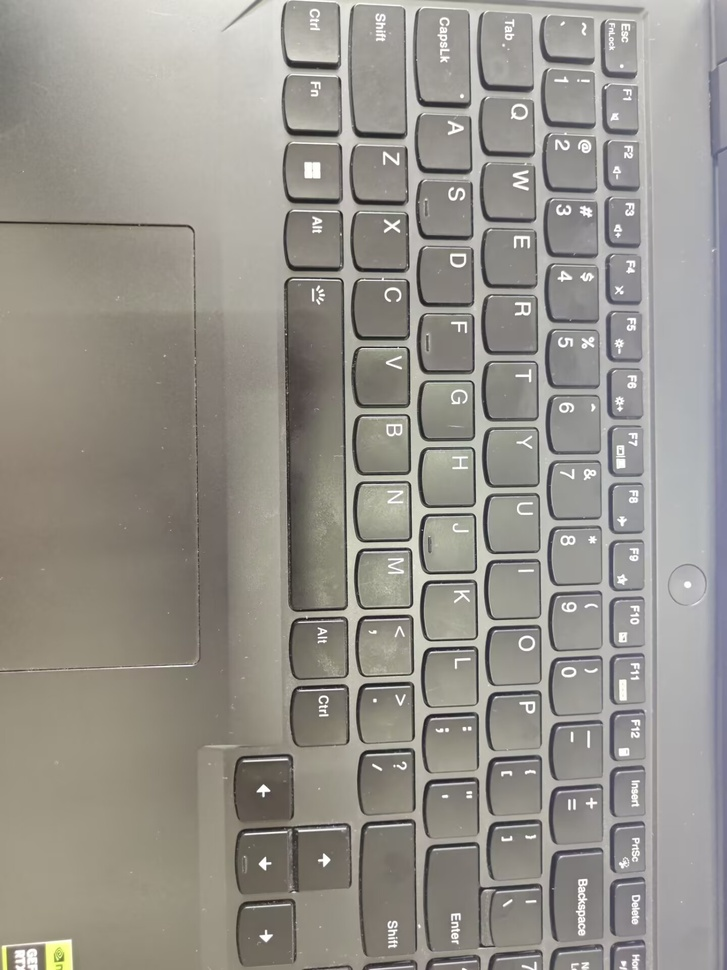
#> input picture data/selected/keyboard_0009.jpg, 727 x 970 px, shrunk from 1440 x 1920 before the run
$ python -i auto_annotate.py   (imports and definitions only)
#> lines starting #> are read from the running program, lines starting #| are printed output that depends on the picture; after the words box and inside, x2 and y2 are one past the last pixel; in counts of white or black regions, pixels touching at a corner belong together
"""Auto-annotate keyboard images using contour detection."""

from __future__ import annotations

import argparse
import sys
from pathlib import Path

import cv2
import numpy as np

ROOT = Path(__file__).resolve().parents[1]
sys.path.insert(0, str(ROOT / "code"))
from common import IMAGE_EXTENSIONS, LABELS_DIR, SELECTED_DIR, RAW_DIR, ensure_dir  # type: ignore[reportMissingImports]


def parse_args() -> argparse.Namespace:
    parser = argparse.ArgumentParser(description="Auto-annotate keyboard images.")
    parser.add_argument("--source", type=str, default="data/raw", help="Source image folder.")
    parser.add_argument("--visualize", action="store_true", help="Show detection results.")
    return parser.parse_args()


def classify_key(bbox, row_idx, col_idx, rows, cols_in_row):
    """Map a key position to class_id based on standard row/col."""
    # QWERTY layout rows with key counts
    row_key_counts = [12, 12, 10, 9, 5]
    if row_idx >= len(row_key_counts):
        row_idx = len(row_key_counts) - 1
    offset = sum(row_key_counts[:row_idx])
    if col_idx < row_key_counts[row_idx]:
        return offset + col_idx
    return offset + min(col_idx, row_key_counts[row_idx] - 1)


def detect_keys(image_path):
    """Detect key regions in a keyboard image."""
#> called with image_path = '../data/selected/keyboard_0009.jpg'
    img = cv2.imdecode(np.fromfile(str(image_path), dtype=np.uint8), cv2.IMREAD_COLOR)
#> img is the input picture: shape (970, 727, 3); mean B, G, R 140.1, 147.2, 150.6
    if img is None:
        print(f"  [!] Cannot read {image_path}")
        return []

    h, w = img.shape[:2]
#> h = 970; w = 727

    # Preprocess
    gray = cv2.cvtColor(img, cv2.COLOR_BGR2GRAY)
    blurred = cv2.GaussianBlur(gray, (5, 5), 0)

    # Adaptive threshold for varying lighting
    thresh = cv2.adaptiveThreshold(
        blurred, 255, cv2.ADAPTIVE_THRESH_GAUSSIAN_C,
        cv2.THRESH_BINARY_INV, 35, 8
    )
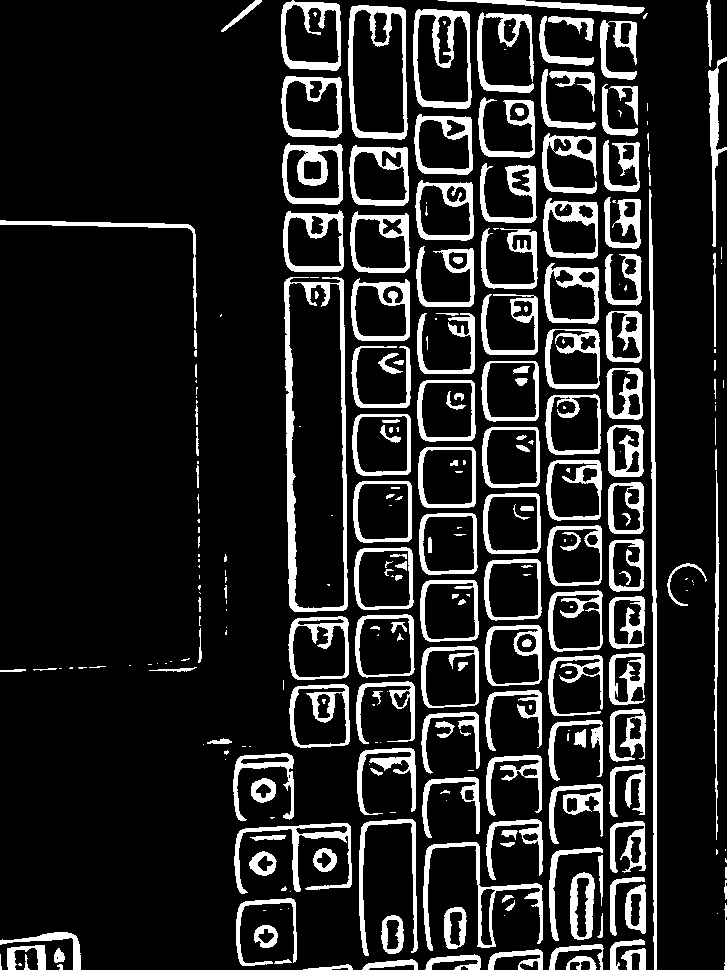
#> thresh: shape (970, 727); 15% white; 303 white regions (118 under 20 px), largest, box (x1, y1, x2, y2) and area: (284, 277, 348, 612) 4131, (649, 189, 657, 970) 2977, (348, 5, 408, 140) 2038

    # Morphological closing
    kernel = cv2.getStructuringElement(cv2.MORPH_RECT, (7, 7))
    closed = cv2.morphologyEx(thresh, cv2.MORPH_CLOSE, kernel)
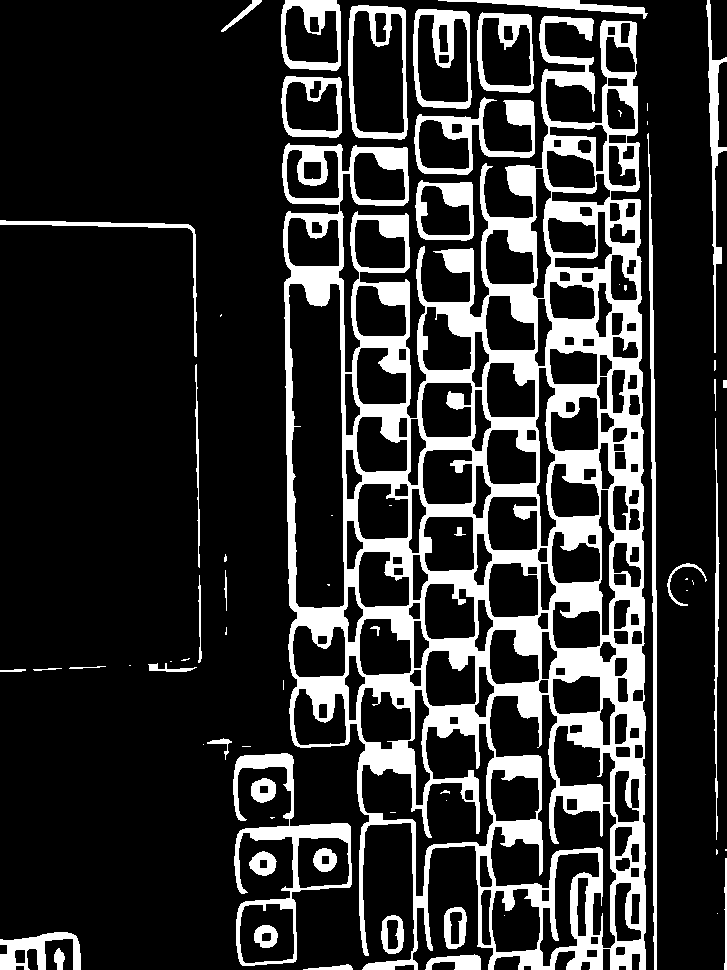
#> closed: shape (970, 727); 19.4% white; 68 white regions (27 under 20 px)

    # Find contours
    contours, _ = cv2.findContours(closed, cv2.RETR_EXTERNAL, cv2.CHAIN_APPROX_SIMPLE)
#> contours = 54 contours, 22 with area under 20; largest, box (x1, y1, x2, y2) and area: (282, 16, 646, 970) 248996, (233, 753, 352, 966) 9352, (348, 5, 408, 140) 7346, (413, 9, 472, 109) 5330, (414, 97, 535, 175) 4378

    # Filter to find key-like rectangles
    boxes = []
    min_area = (h * w) * 0.001
#> min_area = 705.2
    max_area = (h * w) * 0.08
#> max_area = 56415.2

    for cnt in contours:
        area = cv2.contourArea(cnt)
        if area < min_area or area > max_area:
            continue
        x, y, bw, bh = cv2.boundingRect(cnt)
        aspect = bw / max(bh, 1)
        if aspect < 0.4 or aspect > 4.0:
            continue
        boxes.append({
            "x1": x / w, "y1": y / h,
            "x2": (x + bw) / w, "y2": (y + bh) / h,
            "cx": (x + bw / 2) / w,
            "cy": (y + bh / 2) / h,
            "bw": bw / w, "bh": bh / h,
        })
#> this loop made 54 passes
#> area on passes 1, 2, 3, 8, 9, 13, 17, 19, 23, 30, 31, 32: 111, 498.5, 140, 124.5, 465, 459, 83, 33, 125, 82.5, 23, 153.5
#> (area, x, y, bw, bh, aspect) on passes 4, 5, 7, 14, 40, 41: (1443.5, 0, 932, 81, 38, 2.13), (708.5, 381, 915, 23, 39, 0.59), (779, 444, 907, 23, 42, 0.548), (9352, 233, 753, 119, 213, 0.559), (853.5, 0, 220, 197, 137, 1.44), (3127, 415, 180, 59, 61, 0.967)
#> after the loop, boxes = 12 items

    # Fallback with different params if too few boxes
    if len(boxes) < 10:
        thresh2 = cv2.adaptiveThreshold(
            blurred, 255, cv2.ADAPTIVE_THRESH_GAUSSIAN_C,
            cv2.THRESH_BINARY_INV, 55, 5
        )
        closed2 = cv2.morphologyEx(thresh2, cv2.MORPH_CLOSE, kernel)
        contours2, _ = cv2.findContours(closed2, cv2.RETR_EXTERNAL, cv2.CHAIN_APPROX_SIMPLE)
        for cnt in contours2:
            area = cv2.contourArea(cnt)
            if area < min_area or area > max_area:
                continue
            x, y, bw, bh = cv2.boundingRect(cnt)
            aspect = bw / max(bh, 1)
            if aspect < 0.4 or aspect > 4.0:
                continue
            boxes.append({
                "x1": x / w, "y1": y / h,
                "x2": (x + bw) / w, "y2": (y + bh) / h,
                "cx": (x + bw / 2) / w,
                "cy": (y + bh / 2) / h,
                "bw": bw / w, "bh": bh / h,
            })

    if len(boxes) < 10:
        print(f"  [!] Only detected {len(boxes)} regions, skipping.")
        return []

    # Group into rows by y-coordinate
    boxes.sort(key=lambda b: b["cy"])
    bh_values = [b["bh"] for b in boxes]
#> bh_values = [0.0732, 0.0835, 0.103, 0.139, 0.0639, 0.0804, 0.0629, 0.141, 0.22, 0.0433, 0.0402, 0.0392]
    median_bh = np.median(bh_values) if bh_values else 0.06
#> median_bh = 0.0768
    row_threshold = median_bh * 1.2
#> row_threshold = 0.0922

    rows = []
    current_row = []
    current_y = 0.0
    for box in boxes:
        if not current_row:
            current_row.append(box)
            current_y = box["cy"]
        elif abs(box["cy"] - current_y) < row_threshold:
            current_row.append(box)
        else:
            rows.append(current_row)
            current_row = [box]
            current_y = box["cy"]
#> this loop made 12 passes
#> current_y on passes 1, 6, 8, 9, 12: 0.0366, 0.14, 0.297, 0.886, 0.98
#> after the loop, rows = 4 items
    if current_row:
        rows.append(current_row)

    # Sort each row by x
    for row in rows:
        row.sort(key=lambda b: b["cx"])
#> this loop made 5 passes

    # Generate labels
    results = []
    for row_idx, row in enumerate(rows):
        for col_idx, box in enumerate(row):
            cls_id = classify_key(box, row_idx, col_idx, len(rows), len(row))
            results.append({
                "class_id": cls_id,
                "x_center": f"{box['cx']:.6f}",
                "y_center": f"{box['cy']:.6f}",
                "width": f"{box['bw']:.6f}",
                "height": f"{box['bh']:.6f}",
            })
#> this loop made 5 passes
#> after the loop, results = 12 items
    return results


def main():
    args = parse_args()
    source_dir = Path(args.source)
    if not source_dir.is_absolute():
        source_dir = ROOT / source_dir
    if not source_dir.exists():
        print(f"[ERROR] Source directory not found: {source_dir}")
        return

    image_files = sorted(p for p in source_dir.iterdir()
                         if p.suffix.lower() in IMAGE_EXTENSIONS and p.is_file())
    if not image_files:
        print(f"[ERROR] No images found in {source_dir}")
        return

    ensure_dir(LABELS_DIR)
    total_ok = total_fail = 0

    for img_path in image_files:
        print(f"\nProcessing: {img_path.name}")
        labels = detect_keys(img_path)
        if not labels:
            total_fail += 1
            continue
        label_path = LABELS_DIR / f"{img_path.stem}.txt"
        with open(label_path, "w", encoding="utf-8") as f:
            for lbl in labels:
                f.write(f"{lbl['class_id']} {lbl['x_center']} {lbl['y_center']} "
                        f"{lbl['width']} {lbl['height']}\n")
        total_ok += 1
        print(f"  [OK] Detected {len(labels)} keys -> {label_path.name}")

    print(f"\n=== Summary: {total_ok} OK, {total_fail} failed ===")


# [2 lines not run here, left out]

>>> result = detect_keys('../data/selected/keyboard_0009.jpg')
#> result = 12 items
